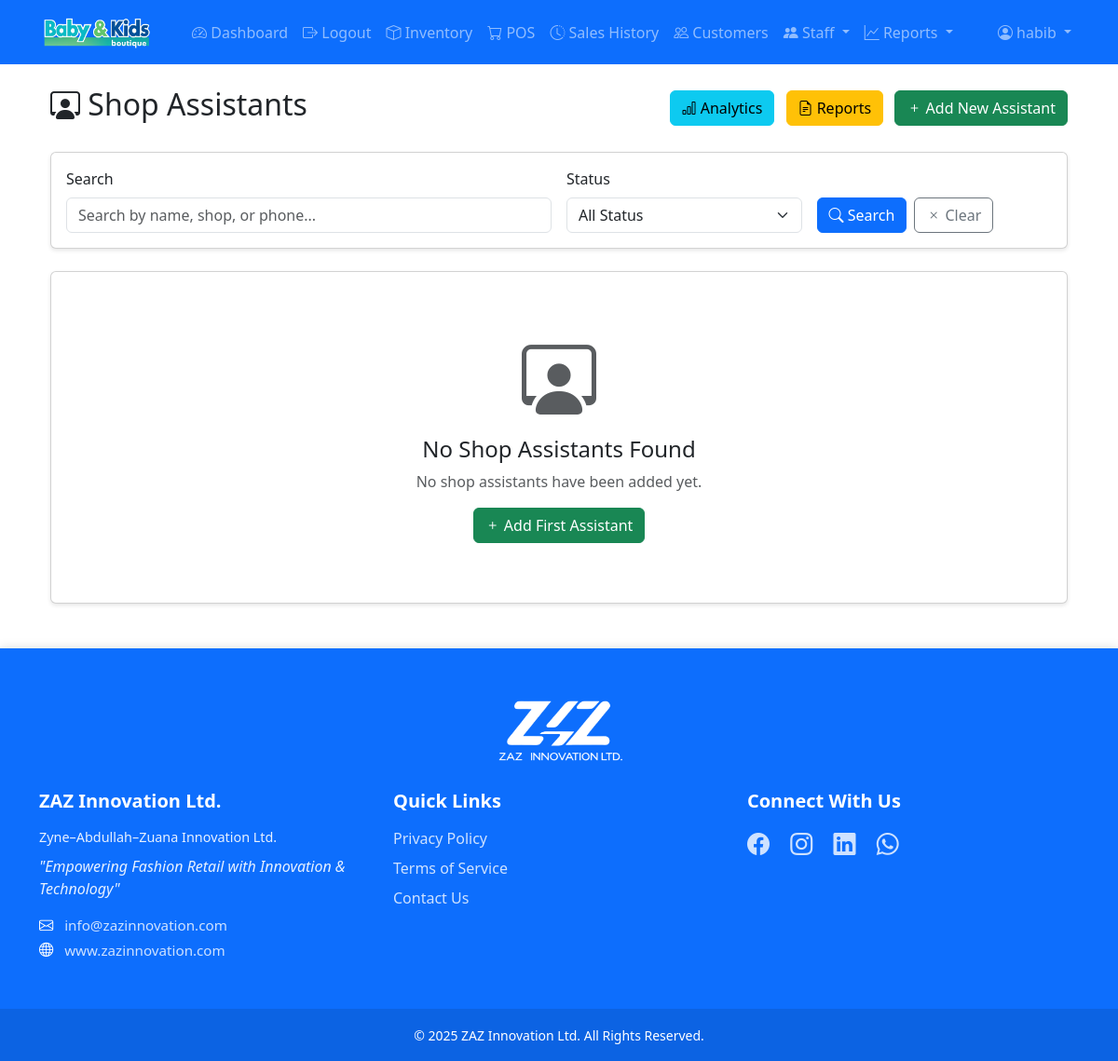
/accounts/shop-assistants/ (signed in), run on an earlier commit of the app's database.
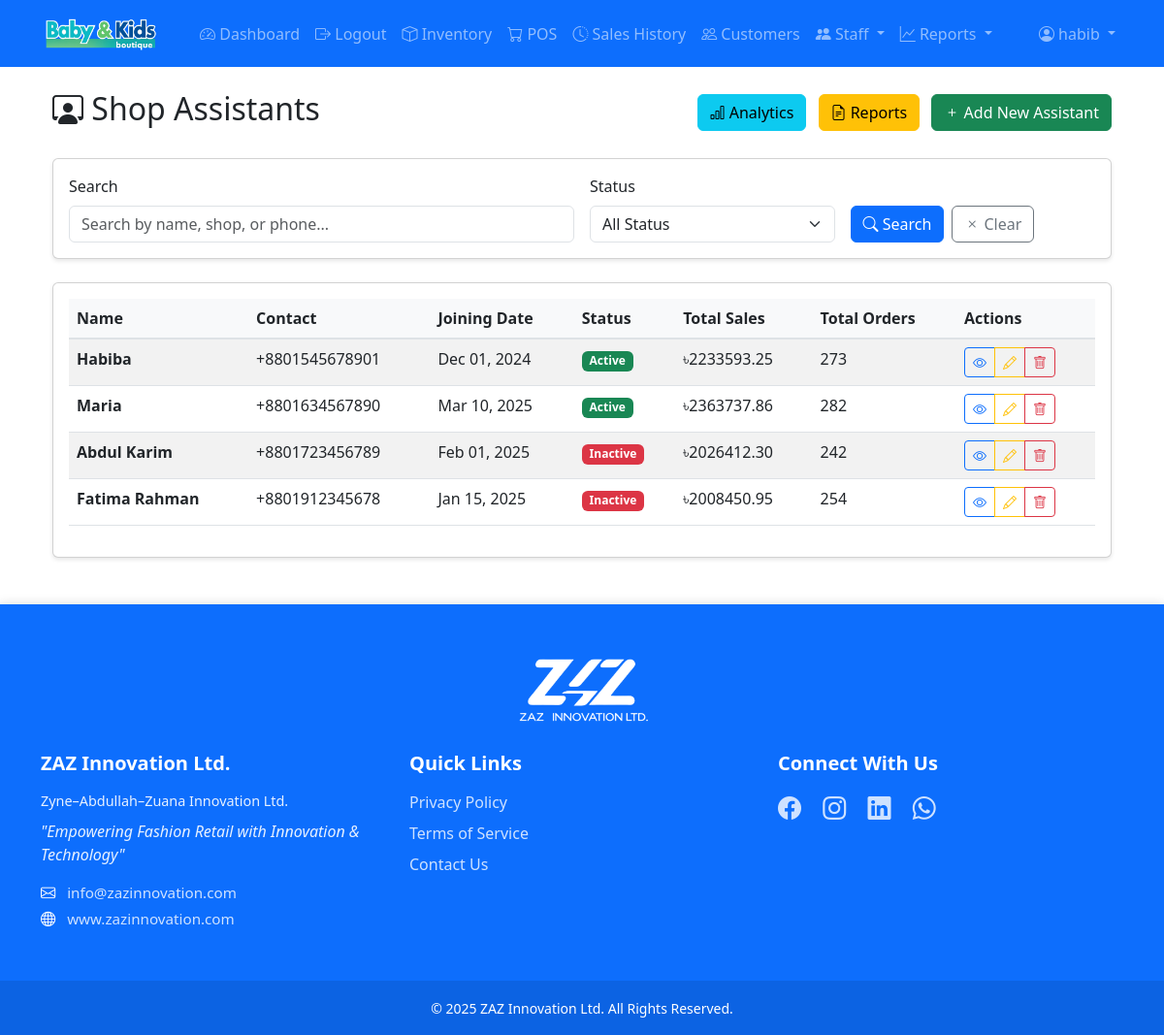
And on a later commit of the database.
### accounts/models.py (models this page shows, shortened)
class ShopAssistant(models.Model):
    name = models.CharField(max_length=100, help_text="Full name of the shop assistant")
    contact_number = models.CharField(
        max_length=14,
        blank=True,
        null=True,
        help_text="Contact number in format +8801XXXXXXXXX"
    )
    joining_date = models.DateField(help_text="Date when the assistant joined")
    is_active = models.BooleanField(default=True, help_text="Whether the assistant is currently active")
    address = models.TextField(blank=True, null=True, help_text="Home address of the assistant")
    notes = models.TextField(blank=True, null=True, help_text="Additional notes or comments")
    created_at = models.DateTimeField(auto_now_add=True)
    updated_at = models.DateTimeField(auto_now=True)
    class Meta:
        ordering = ['name']
        verbose_name = 'Shop Assistant'
        verbose_name_plural = 'Shop Assistants'
    def get_formatted_phone(self):
        if not self.contact_number:
            return "Not provided"
        return self.contact_number
    @property
    def total_sales(self):
        from sales.models import Order
        from django.db.models import Sum
        result = Order.objects.filter(
            shop_assistant=self,
            status='completed'
        ).aggregate(total=Sum('total'))['total']
        return result or Decimal('0.00')
    @property
    def total_orders(self):
        from sales.models import Order
        return Order.objects.filter(
            shop_assistant=self,
            status='completed'
        ).count()

### accounts/views.py (the view)
# urls.py: path('shop-assistants/', views.ShopAssistantListView.as_view(), name='shop-assistant-list'),
class ShopAssistantListView(LoginRequiredMixin, ListView):
    model = ShopAssistant
    template_name = 'accounts/shop_assistant_list.html'
    context_object_name = 'shop_assistants'
    paginate_by = 10
    def get_queryset(self):
        queryset = ShopAssistant.objects.all().order_by('-created_at')
        search_query = self.request.GET.get('search', '').strip()
        if search_query:
            queryset = queryset.filter(
                Q(name__icontains=search_query) |
                Q(contact_number__icontains=search_query)
            )
        status_filter = self.request.GET.get('status', '')
        if status_filter == 'active':
            queryset = queryset.filter(is_active=True)
        elif status_filter == 'inactive':
            queryset = queryset.filter(is_active=False)
        return queryset
    def get_context_data(self, **kwargs):
        context = super().get_context_data(**kwargs)
        context['search_query'] = self.request.GET.get('search', '')
        context['status_filter'] = self.request.GET.get('status', '')
        for assistant in context['shop_assistants']:
            assistant.cached_total_sales = assistant.total_sales
            assistant.cached_total_orders = assistant.total_orders
        return context

### templates/accounts/shop_assistant_list.html (shortened to what the changed rows need)
{% extends 'base.html' %}
{% block content %}
<div class="container-fluid">
    <div class="row">
        <div class="col-12">
            <div class="d-flex justify-content-between align-items-center mb-4">
                <h2><i class="bi bi-person-workspace"></i> Shop Assistants</h2>
            </div>
            <div class="card">
                <div class="card-body">
                    {% if shop_assistants %}
                        <div class="table-responsive">
                            <table class="table table-striped">
                                <thead>
                                    <tr>
                                        <th>Name</th>
                                        <th>Contact</th>
                                        <th>Joining Date</th>
                                        <th>Status</th>
                                        <th>Total Sales</th>
                                        <th>Total Orders</th>
                                        <th>Actions</th>
                                    </tr>
                                </thead>
                                <tbody>
                                    {% for assistant in shop_assistants %}
                                    <tr>
                                        <td>
                                            <strong>{{ assistant.name }}</strong>
                                        </td>
                                        <td>{{ assistant.get_formatted_phone }}</td>
                                        <td>{{ assistant.joining_date|date:"M d, Y" }}</td>
                                        <td>
                                            {% if assistant.is_active %}
                                                <span class="badge bg-success">Active</span>
                                            {% else %}
                                                <span class="badge bg-danger">Inactive</span>
                                            {% endif %}
                                        </td>
                                        <td>
                                            <span class="currency-symbol">৳</span>{{ assistant.cached_total_sales|floatformat:2 }}
                                        </td>
                                        <td>{{ assistant.cached_total_orders }}</td>
                                        <td>
                                            <div class="btn-group btn-group-sm" role="group">
                                                <a href="{% url 'accounts:shop-assistant-detail' assistant.pk %}"
                                                   class="btn btn-outline-primary" title="View Details">
                                                    <i class="bi bi-eye"></i>
                                                </a>
                                                <a href="{% url 'accounts:shop-assistant-edit' assistant.pk %}"
                                                   class="btn btn-outline-warning" title="Edit">
                                                    <i class="bi bi-pencil"></i>
                                                </a>
                                                <a href="{% url 'accounts:shop-assistant-delete' assistant.pk %}"
                                                   class="btn btn-outline-danger" title="Delete"
                                                   onclick="return confirm('Are you sure you want to delete this assistant?')">
                                                    <i class="bi bi-trash"></i>
                                                </a>
                                            </div>
                                        </td>
                                    </tr>
                                    {% endfor %}
                                </tbody>
                            </table>
                        </div>
                    {% else %}
                        <div class="text-center py-5">
                            <i class="bi bi-person-workspace display-1 text-muted"></i>
                            <h4 class="mt-3">No Shop Assistants Found</h4>
                            <p class="text-muted">
                                {% if search_query or status_filter %}
                                    No shop assistants match your search criteria.
                                {% else %}
                                    No shop assistants have been added yet.
                                {% endif %}
                            </p>
                            <a href="{% url 'accounts:shop-assistant-add' %}" class="btn btn-success">
                                <i class="bi bi-plus"></i> Add First Assistant
                            </a>
                        </div>
                    {% endif %}
                </div>
            </div>
        </div>
    </div>
</div>
{% endblock %}

What changed in the data, as far as the page shows it:
added ShopAssistant: name "Habiba", get_formatted_phone "+8801545678901", joining_date "Dec 01, 2024", is_active "Active", cached_total_sales "2233593.25", cached_total_orders "273"
added ShopAssistant: name "Maria", get_formatted_phone "+8801634567890", joining_date "Mar 10, 2025", is_active "Active", cached_total_sales "2363737.86", cached_total_orders "282"
added ShopAssistant: name "Abdul Karim", get_formatted_phone "+8801723456789", joining_date "Feb 01, 2025", is_active "Inactive", cached_total_sales "2026412.30", cached_total_orders "242"
added ShopAssistant: name "Fatima Rahman", get_formatted_phone "+8801912345678", joining_date "Jan 15, 2025", is_active "Inactive", cached_total_sales "2008450.95", cached_total_orders "254"
Also different on the page:
text no longer shown: "No Shop Assistants Found No shop assistants have been added yet. Add First Assistant"
text now shown: "Name Contact Joining Date Status Total Sales Total Orders Actions"
